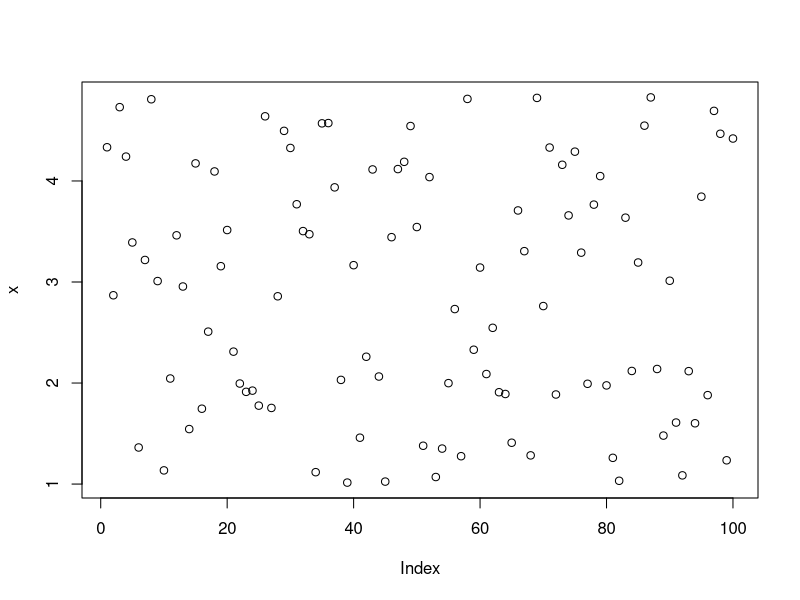
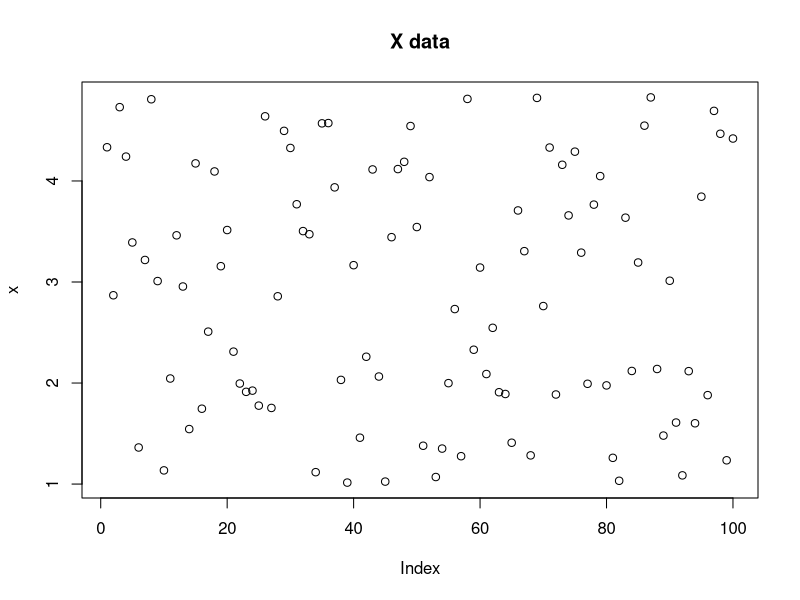
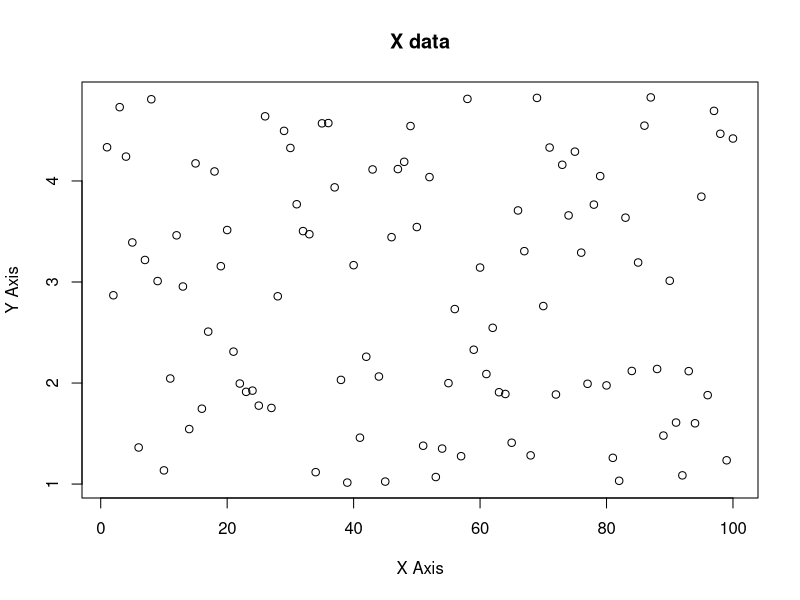
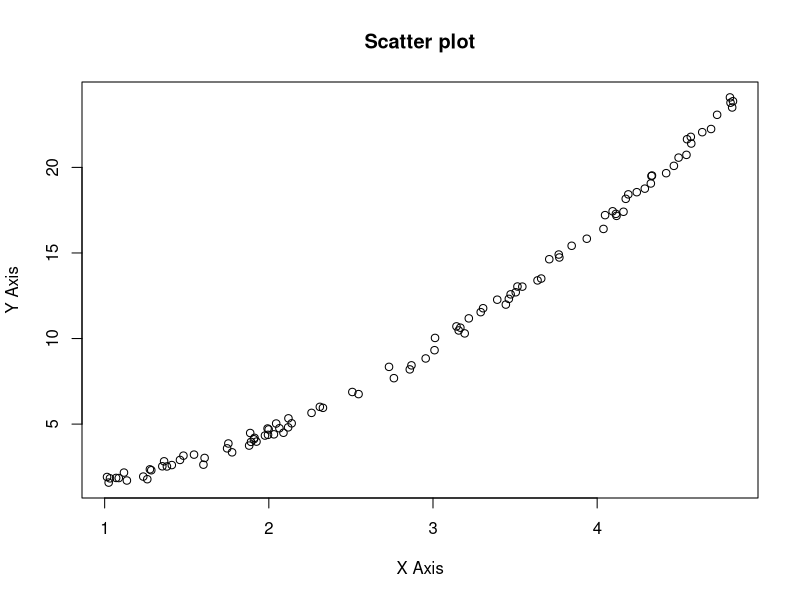
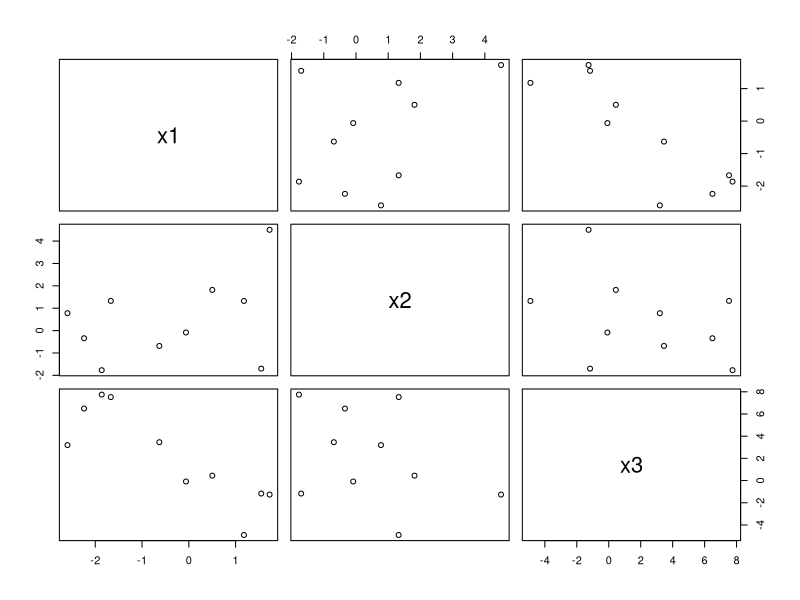
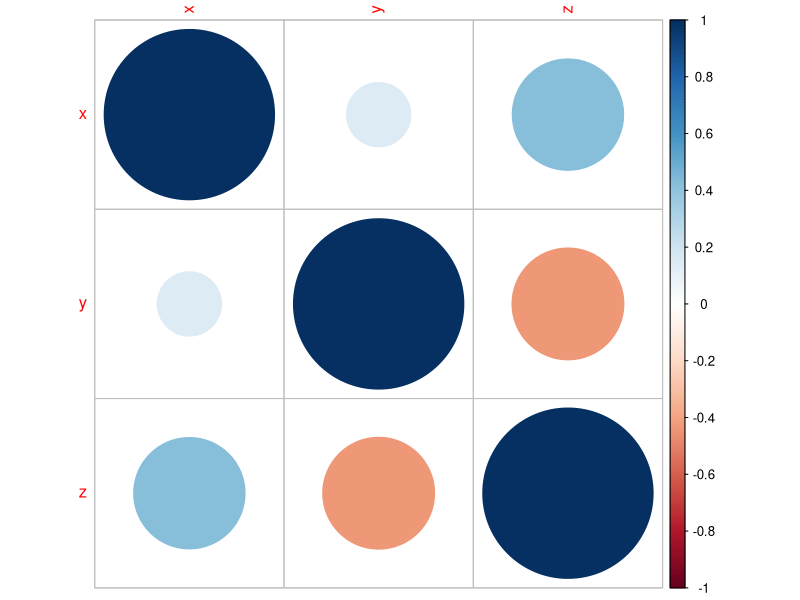
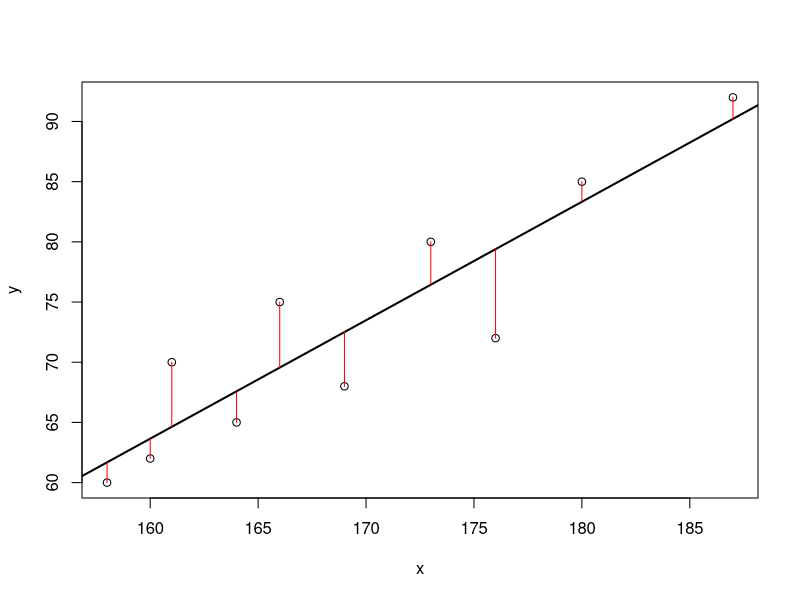
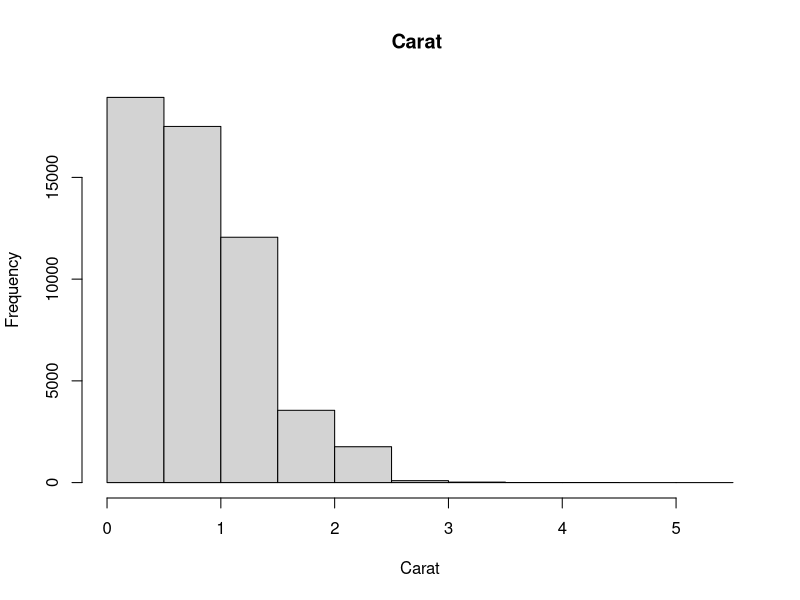

The R script that drew these images, in order:
x <- runif(100, min = 1, max = 5)
x

y <- x^2 + runif(100)
y

plot(x)
plot(x, main = "X data")
plot(x, main = "X data",xlab = "X Axis", ylab="Y Axis")

plot(x, y, main = "Scatter plot",xlab = "X Axis", ylab="Y Axis")

png(filename="MyPlot.png")
plot(x, y, main = "Scatter plot",xlab = "X Axis", ylab="Y Axis")
dev.off()
getwd() 

x1 <- rnorm(10,sd=2)
x1
x2 <- rnorm(10,sd=3)
x2
x3 <- rnorm(10,sd=4)
x3

df <- data.frame(x1,x2,x3)
plot(df[,1:3])

x <- c(2,7,3,2,4,1,8,2,4,2,8,-5,4)
min(x)
max(x)
sum(x)
sd(x)

mean(x)
median(x)

getmode <- function(v) {
  uniqv <- unique(v)
  uniqv[which.max(tabulate(match(v, uniqv)))]
}

getmode(x)

x <- c(2,7,3,2,4,1,8,2,4,2,8,-5,4)
y <- c(6,3,8,1,3,6,8,2,3,5,8,4,-6)
z <- round(runif(13,min=-10, max=10),0) 

var(x, y)

cov(x, y, method = "pearson")
cov(x, y, method = "kendall")
cov(x, y, method = "spearman")


cor(x, y, method = "pearson")
cor(x, y, method = "kendall")
cor(x, y, method = "spearman")


df <- data.frame(x,y,z)
pairCor <- cor(df,use="pairwise",method="pearson")
pairCor


install.packages("corrplot")
library(corrplot)
corrplot(pairCor)

x <- c(173, 169, 176, 166, 161, 164, 160, 158, 180, 187)
y <- c(80, 68, 72, 75, 70, 65, 62, 60, 85, 92) 
linearModel <- lm(y ~ x)
plot(x, y)
abline(linearModel, lwd=2)
predicted <- predict(linearModel) 
segments(x, y, x, predicted, col="red")


library(ggplot2)

data(diamonds)  # Loading build-in dataset
head(diamonds)
summary(diamonds) #Summarize the dataset

colnames(diamonds)
hist(diamonds$carat,main="Carat ",xlab="Carat")


plot(price ~ carat,data=diamonds)


plot(diamonds$carat, diamonds$price)


ggplot(data=diamonds,aes(x=carat))+geom_histogram()

ggplot() + geom_density(data = diamonds,aes(x = carat), fill = "grey50")

g<-ggplot(diamonds,aes(x=carat))+geom_histogram()+facet_wrap(~color)
g

g <- ggplot(diamonds, aes(x = carat, y = price))
g + geom_point(aes(color = color))
g + geom_point(aes(color = color)) + facet_wrap(~color)
g + geom_point(aes(color = color)) + facet_grid(cut ~ clarity)

ggplot(diamonds, aes(x = carat)) + geom_histogram() + facet_wrap(~color)
ggplot(diamonds, aes(y = carat, x = 1)) + geom_boxplot()
ggplot(diamonds, aes(y = carat, x = cut)) + geom_boxplot()
ggplot(diamonds, aes(y = carat, x = cut)) + geom_violin()

ggplot(diamonds, aes(y = carat, x = cut)) + geom_point() + geom_violin()
ggplot(diamonds, aes(y = carat, x = cut)) + geom_violin() + geom_point()

ggplot(economics, aes(x = date, y = pop)) + geom_line()

install.packages("ggthemes")
library(ggthemes)
# build a plot and store it in g2
g2 <- ggplot(diamonds, aes(x=carat, y=price)) + geom_point(aes(color=color))
# apply a few themes
g2 + theme_economist() + scale_colour_economist()
g2 + theme_excel() + scale_colour_excel()
g2 + theme_tufte()
g2 + theme_wsj()



x <- round(runif(13,min=-5, max=5),0) 
y <- round(runif(13,min=-5, max=5),0) 
z <- round(runif(13,min=-5, max=5),0) 

plot(z, type = "n")
grid(lty = 1, lwd = 2)
curve(x^2, col = "blue", add = TRUE)
curve(x^2 + 1, col = "blue", add = TRUE)
points(z^2, pch = 20)


plot(z, type = "o", col = 'red', pch = 16, cex = 2)
plot(z, col = c('red', 'blue'), pch = "+", cex = 2)


colors()
palette() ## default palette
palette(sample(colors(), 10)) ## change palette
plot(runif(50), col = rep(1:10, each = 5), pch = 16, cex = 2)

a <- factor(sample(1:5, 13, replace = TRUE), levels = 1:5)
a
levels(a) <- LETTERS[1:5]
a
plot(a)
plot(y ~ a)   # Box Plot

iris        # Dataset
head(iris)
class(iris)
plot(iris)
plot(iris[1:4], col = as.numeric(iris$Species)) # color by Species


plot(sin, from = -2 * pi, to = 2 * pi)
plot(cos, from = -2 * pi, to = 2 * pi)

damped.sin <- function(x) sin(5 * x) * exp(-x^2) ## New function
class(damped.sin)
plot(damped.sin, from = -pi, to = pi)
